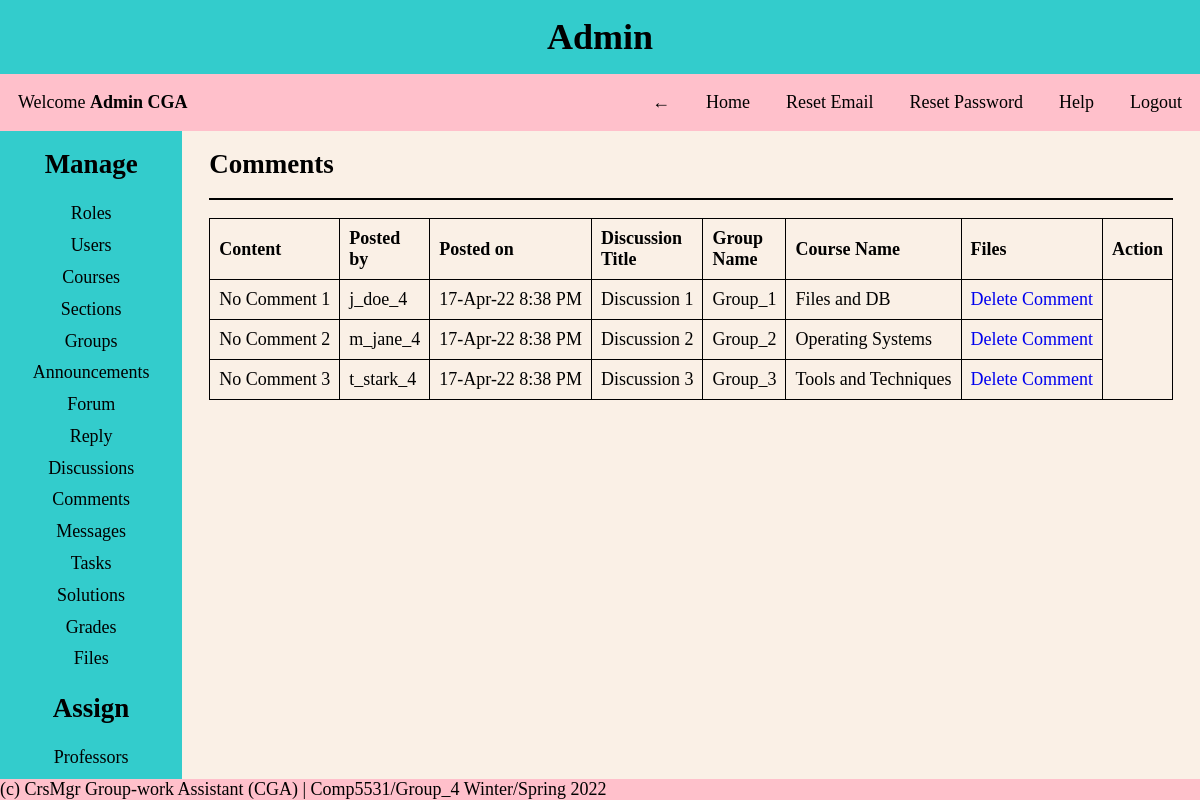
Page /pages/admin.php?page=comments (signed in) on the earlier database version.
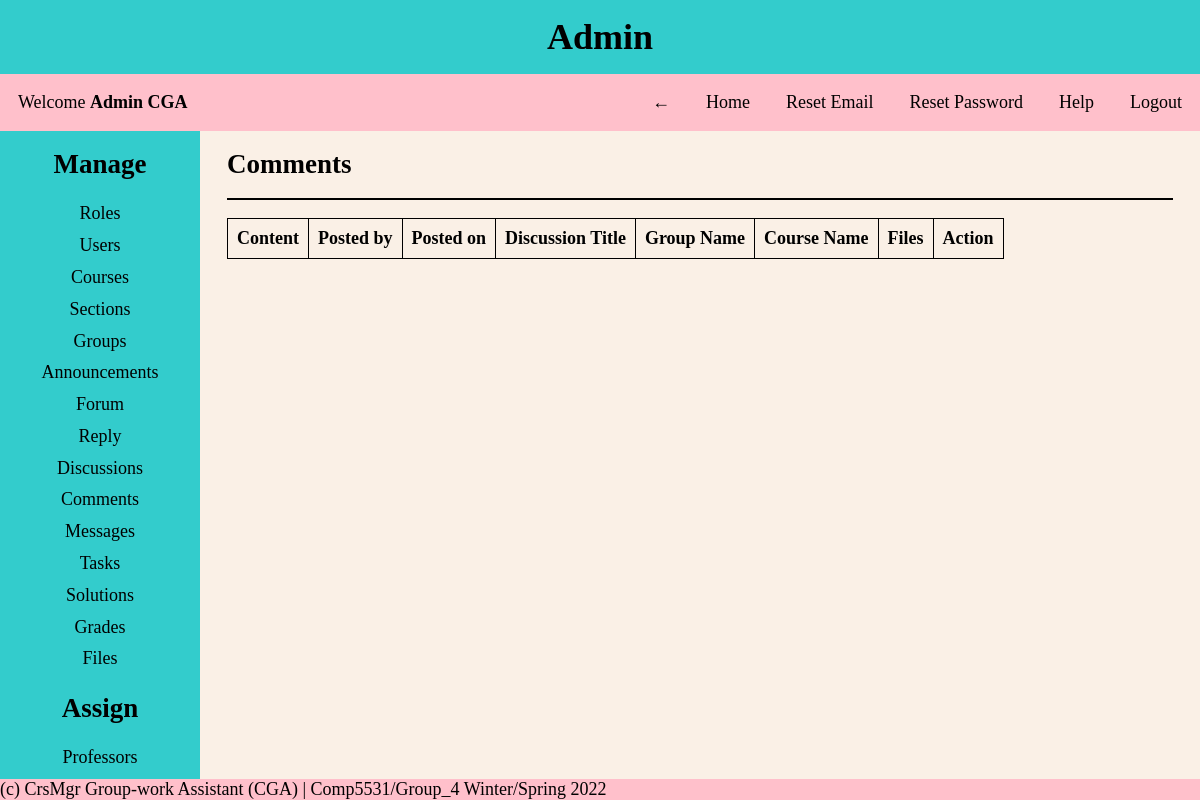
Same page on the later database version.
### tables this page shows
CREATE TABLE Comment
(
  comment_id INT NOT NULL AUTO_INCREMENT PRIMARY KEY,
  comment_content VARCHAR(1024) NOT NULL,
  posted_by_uid INT NOT NULL,
  posted_on DATETIME DEFAULT CURRENT_TIMESTAMP,
  discussion_id INT NOT NULL,
  file_id INT,
  FOREIGN KEY (discussion_id) REFERENCES Discussion(discussion_id) ON DELETE CASCADE ON UPDATE CASCADE,
  FOREIGN KEY (file_id) REFERENCES Files(file_id) ON DELETE CASCADE ON UPDATE CASCADE
);

CREATE TABLE Users
(
  user_id INT NOT NULL AUTO_INCREMENT PRIMARY KEY,
  first_name VARCHAR(30) NOT NULL,
  last_name VARCHAR(30) NOT NULL,
  dob DATE NOT NULL,
  email VARCHAR(30) NOT NULL UNIQUE,
  username VARCHAR(30) NOT NULL UNIQUE,
  password VARCHAR(30) NOT NULL,
  created_on DATETIME DEFAULT CURRENT_TIMESTAMP,
  first_login TINYINT NOT NULL,
  role_id INT NOT NULL,
  FOREIGN KEY (role_id) REFERENCES Roles(role_id)
);

CREATE TABLE Discussion
(
  discussion_id INT NOT NULL AUTO_INCREMENT PRIMARY KEY,
  discussion_title VARCHAR(30) NOT NULL,
  discussion_content VARCHAR(1024) NOT NULL,
  posted_by_uid INT NOT NULL,
  posted_on DATETIME DEFAULT CURRENT_TIMESTAMP,
  group_id INT,
  task_id INT,
  file_id INT,
  FOREIGN KEY (group_id) REFERENCES Student_Groups(group_id) ON DELETE CASCADE ON UPDATE CASCADE,
  FOREIGN KEY (task_id) REFERENCES Task(task_id) ON DELETE CASCADE ON UPDATE CASCADE,
  FOREIGN KEY (file_id) REFERENCES Files(file_id) ON DELETE CASCADE ON UPDATE CASCADE
);

CREATE TABLE Student_Groups
(
  group_id INT NOT NULL AUTO_INCREMENT PRIMARY KEY,
  group_name VARCHAR(30) NOT NULL,
  group_leader_sid INT NOT NULL
);

CREATE TABLE Course
(
  course_id INT NOT NULL AUTO_INCREMENT PRIMARY KEY,
  course_name VARCHAR(30) NOT NULL UNIQUE,
  course_number INT NOT NULL UNIQUE
);

### helper/functions.php (called while the page is built, shortened)
<?php
function date_convert($date)
{
    $date = strtotime($date);
    return date('d-M-y g:i A', $date);
}

### CRUD/comments.php (the view, shortened to what this page needs)
<div class="content-body">
    <?php
    $query = "SELECT c.*, d.*, u.*, cr.course_name, g.group_name, fl.* FROM comment as c
    JOIN discussion as d ON d.discussion_id = c.discussion_id
    JOIN student_groups as g ON g.group_id = d.group_id
    JOIN group_of_course as gc ON gc.group_id = g.group_id
    JOIN course as cr ON cr.course_id = gc.course_id
    LEFT JOIN files as fl ON fl.file_id = c.file_id
    JOIN users as u ON u.user_id = c.posted_by_uid
    ORDER BY c.comment_id ASC";
    $comments = mysqli_query($conn, $query);
    ?>
    <h2>Comments</h2>
    <hr>
    <table>
        <thead>
            <tr>
                <th>Content</th>
                <th>Posted by</th>
                <th>Posted on</th>
                <th>Discussion Title</th>
                <th>Group Name</th>
                <th>Course Name</th>
                <th>Files</th>
                <th>Action</th>
            </tr>
        </thead>
        <tbody>
            <?php foreach ($comments as $row) {
                $id = $row['comment_id'];
                $content = $row['comment_content'];
                $posted_by = $row['username'];
                $posted_on = date_convert($row['posted_on']);
                $discussion_title = $row['discussion_title'];
                $group_name = $row['group_name'];
                $course_name = $row['course_name'];
                $file_id = $row['file_id'];
            ?>
                <tr>
                    <td><?= $content ?></td>
                    <td><?= $posted_by ?></td>
                    <td><?= $posted_on ?></td>
                    <td><?= $discussion_title ?></td>
                    <td><?= $group_name ?></td>
                    <td><?= $course_name ?></td>
                    <td><a href="?page=comments&delete_id=<?= $id ?>&file_id=<?= $file_id ?>" onclick="return confirm('Are you sure you want to delete?')">Delete Comment</a></td>
                </tr>
            <?php } ?>
        </tbody>
    </table>
</div>

Differences in the rows shown:
removed comment: comment_content "No Comment 1", users.username "j_doe_4", discussion.posted_on "17-Apr-22 8:38 PM", discussion.discussion_title "Discussion 1", student_groups.group_name "Group_1", course.course_name "Files and DB"
removed comment: comment_content "No Comment 2", users.username "m_jane_4", discussion.posted_on "17-Apr-22 8:38 PM", discussion.discussion_title "Discussion 2", student_groups.group_name "Group_2", course.course_name "Operating Systems"
removed comment: comment_content "No Comment 3", users.username "t_stark_4", discussion.posted_on "17-Apr-22 8:38 PM", discussion.discussion_title "Discussion 3", student_groups.group_name "Group_3", course.course_name "Tools and Techniques"
